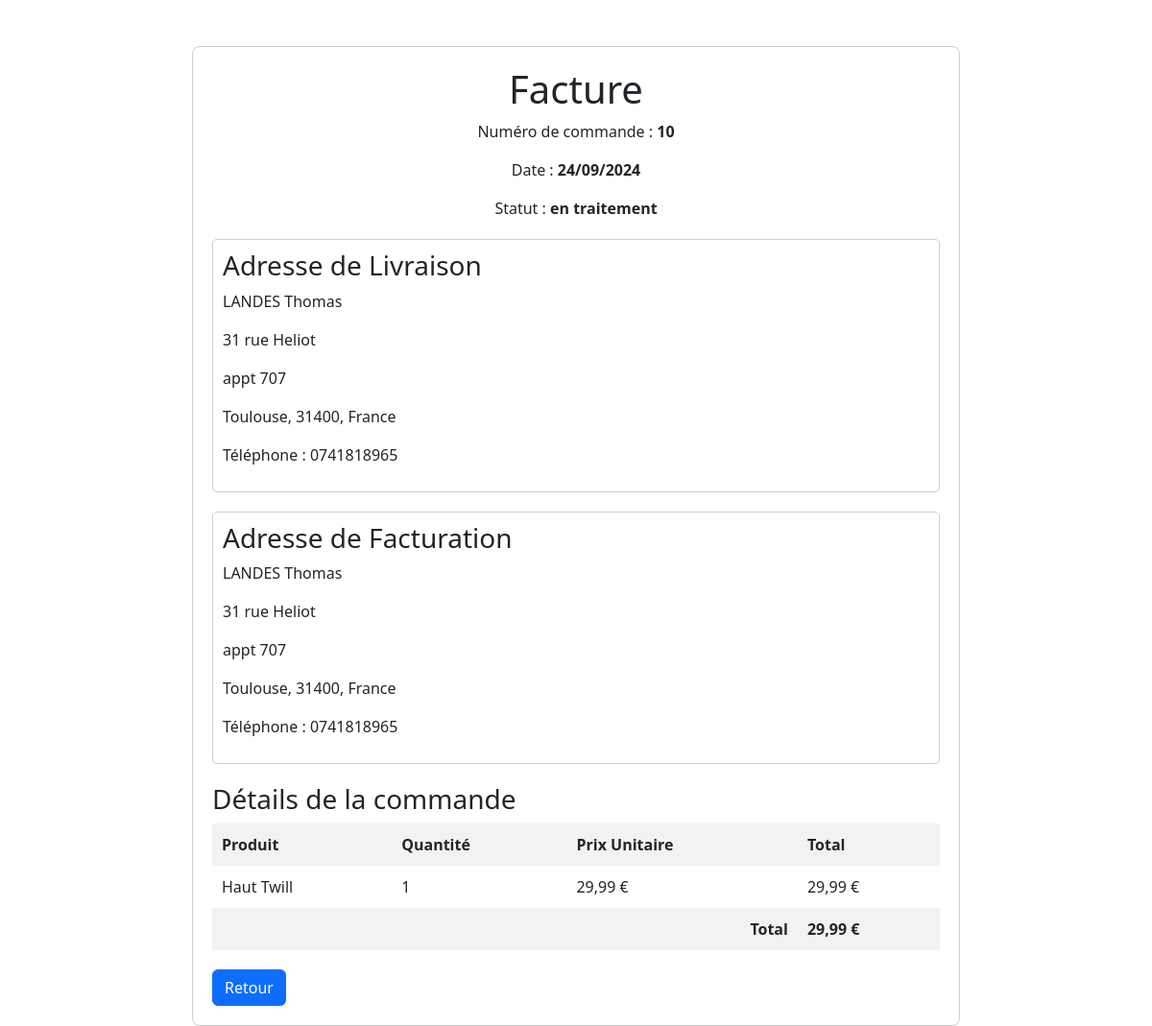
The page /PHP/FrontEnd/VIEW/details_commande.php?commande_id=10 (signed in) on the database its author committed.
### tables this page shows
CREATE TABLE `commande` (
  `commande_id` int(11) NOT NULL,
  `commande_etat` varchar(30) NOT NULL DEFAULT 'En cours',
  `commande_date_crea` datetime DEFAULT NULL,
  `commande_date_envoi` datetime DEFAULT NULL,
  `adresse_livraison_id` int(11) NOT NULL,
  `adresse_facturation_id` int(11) NOT NULL,
  `paiement_id` int(11) NOT NULL,
  `utilisateur_id` int(11) NOT NULL
);

CREATE TABLE `adresse` (
  `adresse_id` int(11) NOT NULL,
  `adresse_prenom` varchar(30) DEFAULT NULL,
  `adresse_nom` varchar(50) DEFAULT NULL,
  `adresse_rue` varchar(100) DEFAULT NULL,
  `adresse_complement` varchar(50) DEFAULT NULL,
  `adresse_ville` varchar(50) DEFAULT NULL,
  `adresse_region` varchar(50) DEFAULT NULL,
  `adresse_pays` varchar(50) DEFAULT NULL,
  `adresse_tel` char(10) DEFAULT NULL,
  `is_principal` tinyint(1) NOT NULL DEFAULT 0,
  `is_facture` tinyint(1) NOT NULL DEFAULT 0,
  `utilisateur_id` int(11) NOT NULL
);

### PHP/Fonction/db.php (called while the page is built, shortened)
<?php
function getContenuCommandeId($dbh,$id)
{
    $sql = "SELECT produit_nom, contenu_quantite, contenu_prix_unite
            FROM contenu_commande c, produit p
            WHERE c.produit_id = p.produit_id
            AND commande_id= :id
            GROUP BY p.produit_id";
    $stmt = $dbh->prepare($sql);
    $stmt->bindParam(':id', $id, PDO::PARAM_INT);
    $stmt->execute();
    return $stmt->fetchAll(PDO::FETCH_ASSOC);
}
function getAdresseById($dbh, $adresseId) {
    $sql = "SELECT *
            FROM adresse
            WHERE adresse_id = :adresse_id";
    $stmt = $dbh->prepare($sql);
    $stmt->bindValue(':adresse_id', $adresseId);
    $stmt->execute();
    return $stmt->fetch(PDO::FETCH_ASSOC);
}

### PHP/FrontEnd/VIEW/details_commande.php (the view, shortened to what this page needs)
<?php
include '../../Fonction/element.php';
include '../../Fonction/conf.php';
include '../../Fonction/db.php';
$dbh = connexion_bdd();
$commandeId = $_GET['commande_id'];
$sql = "SELECT c.commande_id, c.commande_date_crea, c.commande_etat,
               SUM(cc.contenu_prix_unite * cc.contenu_quantite) AS total,
               c.adresse_livraison_id, c.adresse_facturation_id
        FROM commande c
        JOIN contenu_commande cc ON c.commande_id = cc.commande_id
        WHERE c.commande_id = :commande_id
        AND c.utilisateur_id = :utilisateur_id
        GROUP BY c.commande_id";
$stmt = $dbh->prepare($sql);
$stmt->bindValue(':commande_id', $commandeId);
$stmt->bindValue(':utilisateur_id', $_SESSION['utilisateur_id']);
$stmt->execute();
$commande = $stmt->fetch(PDO::FETCH_ASSOC);
$contenuCommande = getContenuCommandeId($dbh, $commandeId);
$adresseLivraison = getAdresseById($dbh, $commande['adresse_livraison_id']);
$adresseFacturation = getAdresseById($dbh, $commande['adresse_facturation_id']);
?>
<!doctype html>
<html lang="fr">
<head>
</head>
<body>
<div class="container mt-5">
    <div class="invoice">
        <div class="invoice-header">
            <h1>Facture</h1>
            <p>Numéro de commande : <strong><?php echo htmlspecialchars($commande['commande_id']); ?></strong></p>
            <p>Date : <strong><?php echo htmlspecialchars(date('d/m/Y', strtotime($commande['commande_date_crea']))); ?></strong></p>
            <p>Statut : <strong><?php echo htmlspecialchars($commande['commande_etat']); ?></strong></p>
        </div>
        <div class="address">
            <h3>Adresse de Livraison</h3>
            <p><?php echo htmlspecialchars($adresseLivraison['adresse_nom'] . ' ' . $adresseLivraison['adresse_prenom']); ?></p>
            <p><?php echo htmlspecialchars($adresseLivraison['adresse_rue']); ?></p>
            <p><?php echo htmlspecialchars($adresseLivraison['adresse_complement']); ?></p>
            <p><?php echo htmlspecialchars($adresseLivraison['adresse_ville'] . ', ' . $adresseLivraison['adresse_region'] . ', ' . $adresseLivraison['adresse_pays']); ?></p>
            <p>Téléphone : <?php echo htmlspecialchars($adresseLivraison['adresse_tel']); ?></p>
        </div>
        <div class="address">
            <h3>Adresse de Facturation</h3>
            <p><?php echo htmlspecialchars($adresseFacturation['adresse_nom'] . ' ' . $adresseFacturation['adresse_prenom']); ?></p>
            <p><?php echo htmlspecialchars($adresseFacturation['adresse_rue']); ?></p>
            <p><?php echo htmlspecialchars($adresseFacturation['adresse_complement']); ?></p>
            <p><?php echo htmlspecialchars($adresseFacturation['adresse_ville'] . ', ' . $adresseFacturation['adresse_region'] . ', ' . $adresseFacturation['adresse_pays']); ?></p>
            <p>Téléphone : <?php echo htmlspecialchars($adresseFacturation['adresse_tel']); ?></p>
        </div>
        <div class="invoice-details">
            <h3>Détails de la commande</h3>
            <table class="invoice-table">
                <thead>
                <tr>
                    <th>Produit</th>
                    <th>Quantité</th>
                    <th>Prix Unitaire</th>
                    <th>Total</th>
                </tr>
                </thead>
                <tbody>
                <?php foreach ($contenuCommande as $item) : ?>
                    <tr>
                        <td><?php echo htmlspecialchars($item['produit_nom']); ?></td>
                        <td><?php echo htmlspecialchars($item['contenu_quantite']); ?></td>
                        <td><?php echo number_format($item['contenu_prix_unite'], 2, ',', ' ') . ' €'; ?></td>
                        <td><?php echo number_format($item['contenu_quantite'] * $item['contenu_prix_unite'], 2, ',', ' ') . ' €'; ?></td>
                    </tr>
                <?php endforeach; ?>
                </tbody>
                <tfoot>
                <tr>
                    <th colspan="3" class="text-end">Total</th>
                    <th><?php echo number_format($commande['total'], 2, ',', ' ') . ' €'; ?></th>
                </tr>
                </tfoot>
            </table>
        </div>
        <a href="compte.php" class="btn btn-primary">Retour</a>
    </div>
</div>
</body>
</html>

### PHP/FrontEnd/VIEW/details_commande.php (style rules this page uses)
.invoice { max-width: 800px; margin: auto; padding: 20px; border: 1px solid #ccc; border-radius: 8px; }
.invoice-header { text-align: center; margin-bottom: 20px; }
.invoice-details { margin-bottom: 20px; }
.invoice-table th, .invoice-table td { padding: 10px; text-align: left; }
.invoice-table { width: 100%; border-collapse: collapse; margin-bottom: 20px; }
.invoice-table th { background-color: #f2f2f2; }
.address { margin-bottom: 20px; border: 1px solid #ccc; padding: 10px; border-radius: 5px; }

### rows shown on the page
commande: commande_id "10", commande_date_crea "24/09/2024", commande_etat "en traitement"
adresse: adresse_nom+adresse_prenom "LANDES Thomas", adresse_rue "31 rue Heliot", adresse_complement "appt 707", adresse_ville+adresse_region+adresse_pays "Toulouse, 31400, France", adresse_tel "0741818965"

### other values the page prints
$item['produit_nom'] "Haut Twill"
$item['contenu_quantite'] "1"
$item['contenu_prix_unite'] "29,99"
$item['contenu_quantite'] * $item['contenu_prix_unite'] "29,99"
$commande['total'] "29,99"
